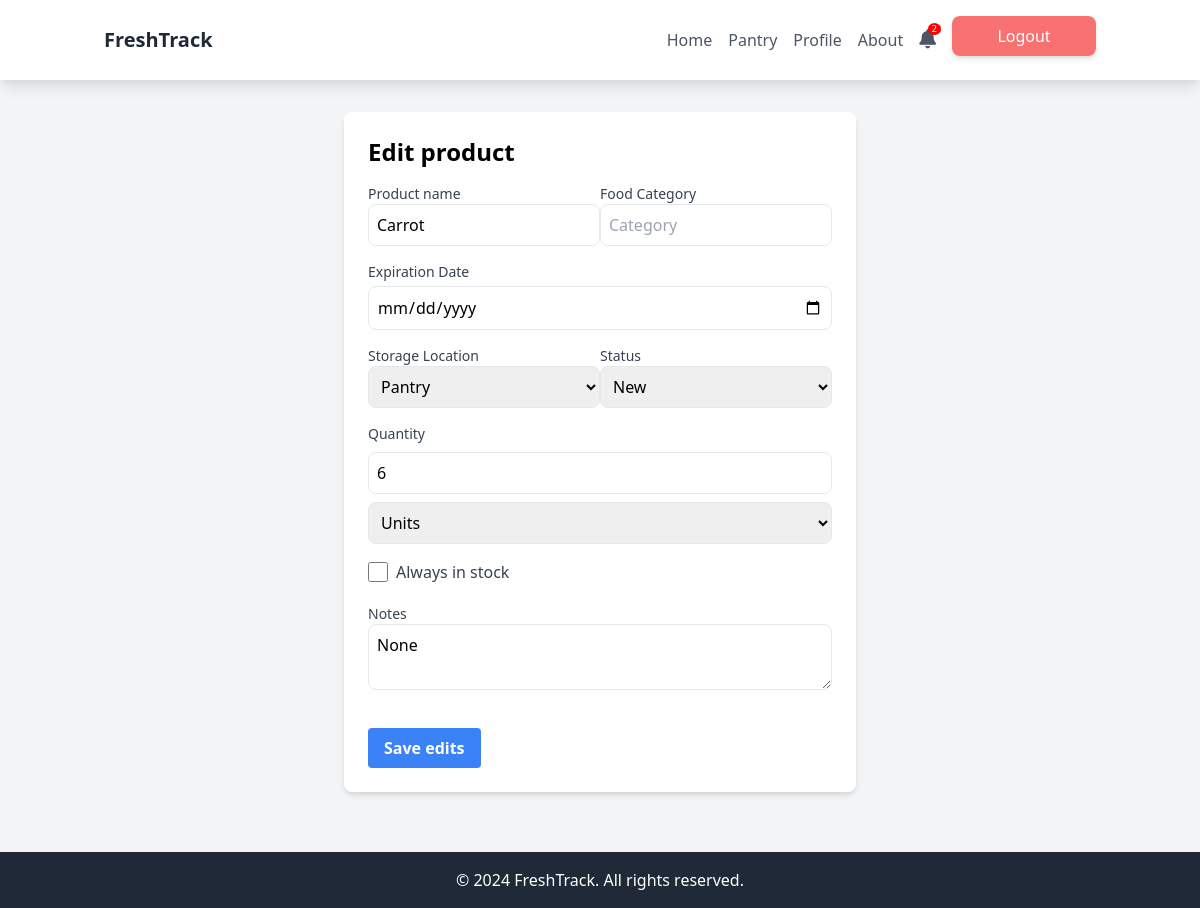
Page /pantry/pantry_product_detail/148/ (signed in) on the earlier database version.
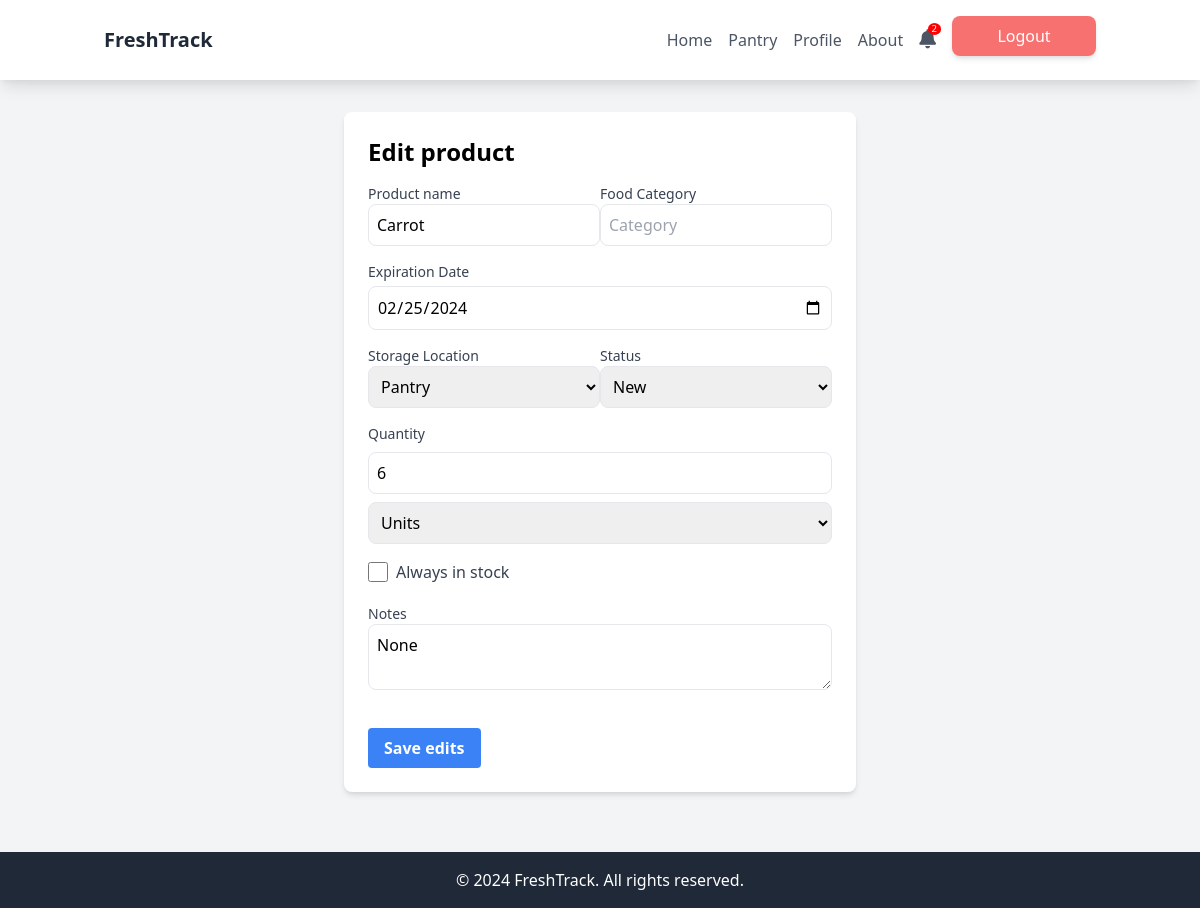
Same page on the later database version.
### freshtrack/models.py (models this page shows, shortened)
class Product(models.Model):
    user = models.ForeignKey(User, on_delete=models.CASCADE)
    name = models.CharField(max_length=100)
    quantity = models.PositiveIntegerField()
    unit_of_measure = models.CharField(max_length=10, null=True, blank=True)
    expiration_date = models.DateField(null=True, blank=True)
    always_in_stock = models.BooleanField(default=False)
    status = models.CharField(max_length=50, default="New")
    category = models.CharField(max_length=100, null=True, blank=True)
    storage_location = models.CharField(max_length=100, null=True, blank=True)
    notes = models.TextField(null=True, blank=True)

### freshtrack/views/pantry_views.py (the view)
# urls.py: path('pantry/pantry_product_detail/<int:item_id>/', pantry_product_detail, name='pantry_product_detail'),
@login_required
def pantry_product_detail(request, item_id):
    item = get_object_or_404(Product, pk=item_id)
    return render(request, 'product_detail.html', {'item': item})

### freshtrack/context_processors.py (called while the page is built)
def notifications_count(request):
    if request.user.is_authenticated:
        count = Notification.objects.filter(user=request.user, is_read=False).count()
    else:
        count = 0
    return {
        'notifications_count': count
    }

### frontend/templates/product_detail.html (shortened to what this page needs)
{% extends 'commonNAVaccount.html' %}
{% block content %}
<div class="max-w-lg mx-auto bg-white rounded-lg shadow-md p-6 mt-28">
    <h1 class="text-2xl font-bold mb-4">Edit product</h1>
    <form action="{% url 'update_product' item.id %}" method="post">
        <div class="flex flex-wrap mb-4">
            <div class="w-full sm:w-1/2">
                <label for="Product name" class="block text-sm font-medium text-gray-700">Product name</label>
                <input type="text" name="name" value="{{ item.name }}" placeholder="Product name" class="p-2 border rounded-lg w-full">
            </div>
            <div class="w-full sm:w-1/2 mt-4 sm:mt-0">
                <label for="Food_Category" class="block text-sm font-medium text-gray-700">Food Category</label>
                <input type="text" name="category" value="{% if item.category %}{{ item.category }}{% else %}{% endif %}" placeholder="Category" class="p-2 border rounded-lg w-full">
            </div>
        </div>
        <div class="mb-4">
            <label for="expiration_date" class="block text-sm font-medium text-gray-700">Expiration Date</label>
            <input type="date" name="expiration_date" id="expiration_date" value="{{ item.expiration_date|date:'Y-m-d' }}" class="mt-1 p-2 border rounded-lg w-full">
        </div>
        <div class="flex flex-wrap mb-4">
            <div class="w-full sm:w-1/2">
                <label for="storage_location" class="block text-sm font-medium text-gray-700">Storage Location</label>
                <select name="storage_location" class="p-2 border rounded-lg w-full">
                    <option value="Pantry">Pantry</option>
                </select>
            </div>
            <div class="w-full sm:w-1/2 mt-4 sm:mt-0">
                <label for="status" class="block text-sm font-medium text-gray-700">Status</label>
                <select name="status" id="status" class="p-2 border rounded-lg w-full">
                    <option value="New" {% if item.status == 'New' %}selected{% endif %}>New</option>
                </select>
            </div>
        </div>
        <div class="mb-4">
            <label for="quantity" class="block text-sm mb-2 font-medium text-gray-700">Quantity</label>
            <input type="number" name="quantity" value="{{ item.quantity }}" placeholder="Quantity" class="mb-2 p-2 border rounded-lg w-full" min="0">
            <select name="unit_of_measure" class="p-2 border rounded-lg w-full">
                <option value="u" {% if item.unit_of_measure == 'u' %}selected{% endif %}>Units</option>
            </select>
        </div>
        <div class="mb-4">
            <label class="inline-flex items-center">
                <input type="checkbox" name="always_in_stock" value="True" class="form-checkbox h-5 w-5 text-blue-600" {% if item.always_in_stock %}checked{% endif %}>
                <span class="ml-2 text-gray-700">Always in stock</span>
            </label>
        </div>
        <div class="mb-4">
            <label for="notes" class="block text-sm font-medium text-gray-700">Notes</label>
            <textarea name="notes" placeholder="Notes" class="p-2 border rounded-lg w-full">{{ item.notes }}</textarea>
        </div>
        <input type="submit" value="Save edits" class="bg-blue-500 hover:bg-blue-700 text-white font-bold py-2 px-4 rounded mt-4 inline-block">
    </form>
</div>
{% endblock %}

Differences in the rows shown:
changed Product "Carrot": expiration_date (not shown) → "02/25/2024"
